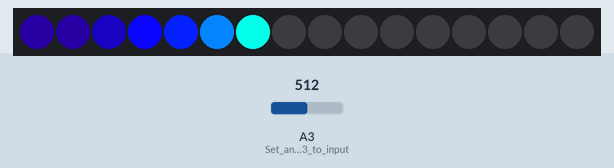
A sketch run on a simulated Arduino Uno, built with avr-gcc and run on an emulated ATmega328P. Parts: 16 RGB LEDs in strip order, left to right. Inputs (shaded band) come from the test bench; at power-on: A3 (Set_analog_pin_3_to_input) = 512.

Above: at 0.25 s.
At 0.7 s:
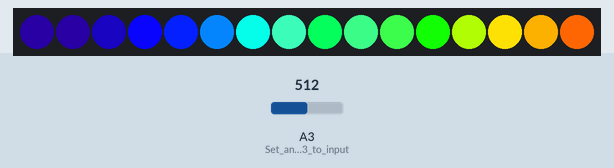

The sketch:

plantpoetry.ino
```cpp
#include <Adafruit_NeoPixel.h>

// See https://github.com/justtheman/Ws2812_Arduino/blob/master/WS2812_Definitions.h (pretty colors! Unused atm)
//#include "WS2812_Definitions.h"

#define SAMPLE_COUNT 32 //sample 32 mic values before using those samples as an average to detemine LED color.
#define PIN 5 //serial pin the leds are attached
#define LED_COUNT 16 //number of leds on the strip... Can this be dynamic?

Adafruit_NeoPixel leds = Adafruit_NeoPixel(LED_COUNT, PIN, NEO_GRB + NEO_KHZ800);

// Hex colors for each LED
uint32_t colours[] =
{
  0xFEA121,
  0xFAD10B,
  0xFEEF21,
  0xD4FE21,
  0x42FE21,
  0x7AFA8A,
  0x7AFAB8,
  0x21FE99,
  0x7AFAD7,
  0x21FEF4,
  0x21B8FE,
  0x215BFE,
  0x3221FE,
  0x361895,
  0x310E62,
  0x310E62,
//  0xff0000,
};

long micAccum = 0;
int micCount = 0;

float height = 0;
float volVal = 0;

void setup()
{
  leds.begin();
  pinMode(A3, INPUT); //Set analog pin 3 to input mode

  //Sets the data rate in bits per second (baud) for serial data transmission. For USB baudrate is fixed on 115200 bps
  //So I guess we are connecting to the PC via USB here?
  Serial.begin(115200);
}

uint8_t t(uint8_t v)
{
  //return v;

  // Practically this seems to reduce the intensity of the light somewhat. To be more colorful/less washed out.

  // See https://www.wolframalpha.com/input?key=&i=%28%28x%2F255%29%5E2%29+*+255
  // dividing by 255 to normalize 8bit color to float between 1 and 0.
  // for x = 1 y = 0.004 therefore power in a normalized range creates very small outputs.
  // (good for input into set pixel colors? need to read more about expectations of input arguments)

  return pow((float)v / 255, 2.0) * 255;
}

void updateLights()
{
  //height = 1;
  for (int i = 0; i < LED_COUNT; i++)
  {
    uint32_t c = colours[i];

    uint16_t pixId  =LED_COUNT - i - 1;

    //determine if this LED should be lit
    int cutoff = pixId < (height * LED_COUNT) ? 1 : 0;

    //bitshift color into 8bit int representations per channel
    uint8_t r = cutoff * ((c & 0xff0000) >> 16);
    uint8_t g = cutoff * ((c & 0x00ff00) >> 8);
    uint8_t b = cutoff * ((c & 0x0000ff) >> 0);

    leds.setPixelColor(pixId, t(r) ,t(g), t(b));
  }

  leds.show();
}

void loop()
{
  //Reading analog voltage from pin 3... - some magic number?
  // See https://www.arduino.cc/reference/en/language/functions/analog-io/analogread/

  //Output between 0 and 1023... subtracted by 405 to reduce sensitivity?
  int analogSignal = analogRead(A3) - 405;

  //but then we abs it anyway so maybe we are just offsetting around 0? Not sure
  int delta = abs(analogSignal);

  // Accumulate signal delta until reaching a point where we have enough samples to make an educated guess at the current volume of the mic.
  micAccum += delta;
  micCount ++;

  if (micCount == SAMPLE_COUNT)
  {
    //average volume and add it to the previous volume value.
    volVal += (delta / SAMPLE_COUNT);
    volVal *= .6; //reduce overall volume by magic number to ensure total loudness does not grow (this probably gonna cause issues? frame dependant? why 0.6?)

    //remap volume to a smaller value for height? I guess re earlier docs 1 unit analog is 1/1024 (0.0009765625) so maybe this approximates that to normalize it somewhat
    height += abs(max(0, volVal - 3) * .01);
    //height += abs(max(0, volVal - 3) * .0225); //Looks like a trial and error situation here?
    height = min(height, 4); //Clamp to no greater than 4? but isnt this normalized to 1?
    height *= .992;  //frame dependant reduction over time.

    // Reset for next sample phase
    micAccum = 0;
    micCount = 0;

    updateLights();
  }
}
```
